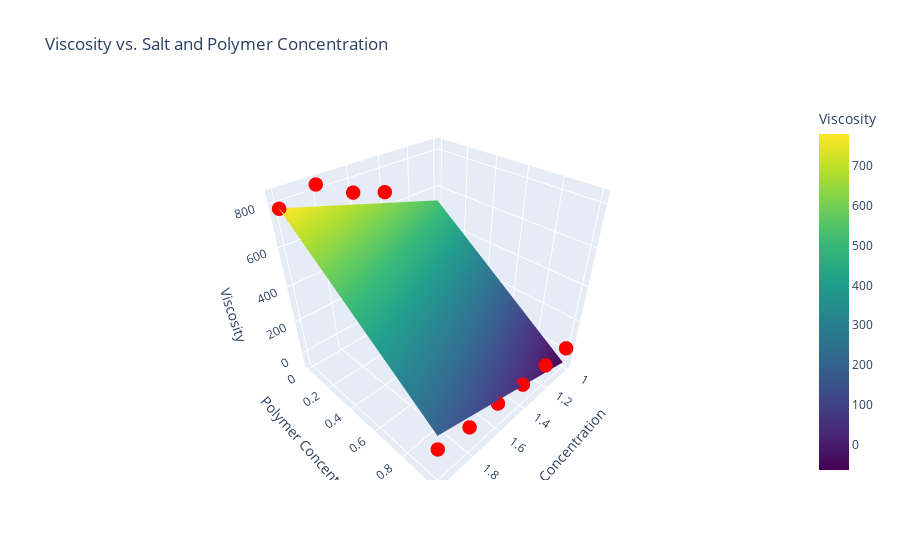

Notebook source saved alongside this figure:
### Code cell
salt_range = np.linspace(df['salt'].min(), df['salt'].max(), 100)
polymer_range = np.linspace(df['polymer_concentration'].min(), df['polymer_concentration'].max(), 100)
salt_grid, polymer_grid = np.meshgrid(salt_range, polymer_range)
X_grid = np.c_[salt_grid.ravel(), polymer_grid.ravel()]

# Predecir viscosidad
y_pred = model.predict(X_grid)
y_pred_grid = y_pred.reshape(salt_grid.shape)

# Crear gráfica 3D con Plotly
fig = go.Figure()

# Superficie de la viscosidad predicha
fig.add_trace(go.Surface(
    z=y_pred_grid,
    x=salt_grid,
    y=polymer_grid,
    colorscale='Viridis',
    colorbar=dict(title='Viscosity'),
    name='Regression Surface'
))

# Datos originales
fig.add_trace(go.Scatter3d(
    x=df['salt'],
    y=df['polymer_concentration'],
    z=df['polymer_viscocity'],
    mode='markers',
    marker=dict(size=5, color='red'),
    name='Data Points'
))

fig.update_layout(
    scene=dict(
        xaxis_title='Salt Concentration',
        yaxis_title='Polymer Concentration',
        zaxis_title='Viscosity'
    ),
    title='Viscosity vs. Salt and Polymer Concentration'
)

fig.show()

### Figure 1 — Plotly figure (JSON) as saved in the notebook; plotly's stock layout.template omitted (floating-point values rounded to 4 significant figures; data arrays with more than 128 entries replaced by an {"elided": "..."} marker saying what was removed)
{"data": [{"colorbar": {"title": {"text": "Viscosity"}}, "colorscale": [[0, "#440154"], [0.1111, "#482878"], [0.2222, "#3e4989"], [0.3333, "#31688e"], [0.4444, "#26828e"], [0.5556, "#1f9e89"], [0.6667, "#35b779"], [0.7778, "#6ece58"], [0.8889, "#b5de2b"], [1, "#fde725"]], "name": "Regression Surface", "type": "surface", "x": {"elided": "100x100 float values"}, "y": {"elided": "100x100 float values"}, "z": {"elided": "100x100 float values"}}, {"marker": {"color": "red", "size": 5}, "mode": "markers", "name": "Data Points", "type": "scatter3d", "x": [1, 1.2, 1.4, 1.6, 1.8, 2, 1, 1.2, 1.4, 1.6, 1.8, 2], "y": [1, 1, 1, 1, 1, 1, 0, 0, 0, 0, 0, 0], "z": [32, 40, 46, 67, 73, 107, 370, 530, 688, 740, 830, 780]}], "layout": {"scene": {"xaxis": {"title": {"text": "Salt Concentration"}}, "yaxis": {"title": {"text": "Polymer Concentration"}}, "zaxis": {"title": {"text": "Viscosity"}}}, "title": {"text": "Viscosity vs. Salt and Polymer Concentration"}}}
